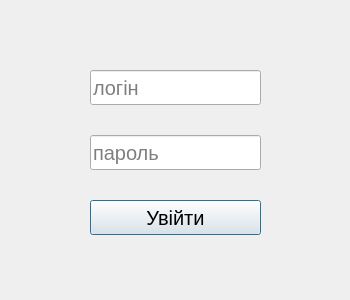
<?xml version="1.0" encoding="UTF-8"?>
<ui version="4.0">
 <class>LoginForm</class>
 <widget class="QDialog" name="LoginForm">
  <property name="geometry">
   <rect>
    <x>0</x>
    <y>0</y>
    <width>350</width>
    <height>300</height>
   </rect>
  </property>
  <property name="windowTitle">
   <string>Вікно авторизації</string>
  </property>
  <property name="windowIcon">
   <iconset theme="QIcon::ThemeIcon::SystemLogOut"/>
  </property>
  <widget class="QLineEdit" name="leEmail">
   <property name="geometry">
    <rect>
     <x>90</x>
     <y>70</y>
     <width>171</width>
     <height>35</height>
    </rect>
   </property>
   <property name="font">
    <font>
     <pointsize>15</pointsize>
    </font>
   </property>
   <property name="placeholderText">
    <string>логін</string>
   </property>
  </widget>
  <widget class="QLineEdit" name="lePassword">
   <property name="geometry">
    <rect>
     <x>90</x>
     <y>135</y>
     <width>171</width>
     <height>35</height>
    </rect>
   </property>
   <property name="font">
    <font>
     <pointsize>15</pointsize>
    </font>
   </property>
   <property name="placeholderText">
    <string>пароль</string>
   </property>
  </widget>
  <widget class="QPushButton" name="pbLogIn">
   <property name="geometry">
    <rect>
     <x>90</x>
     <y>200</y>
     <width>171</width>
     <height>35</height>
    </rect>
   </property>
   <property name="font">
    <font>
     <pointsize>15</pointsize>
    </font>
   </property>
   <property name="text">
    <string>Увійти</string>
   </property>
  </widget>
 </widget>
 <resources/>
 <connections/>
</ui>
